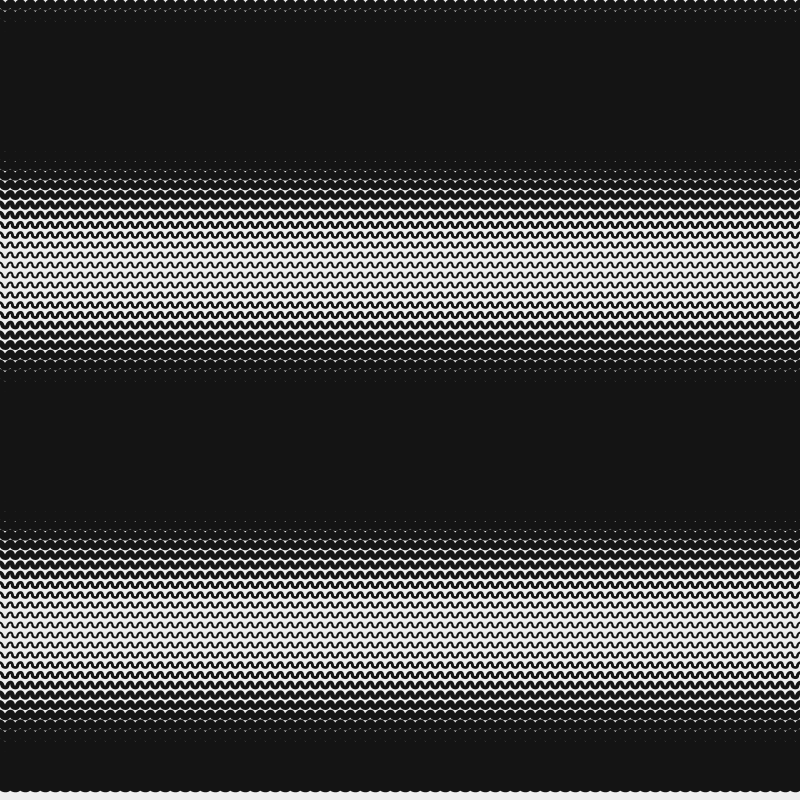
Frame 1 (no input)
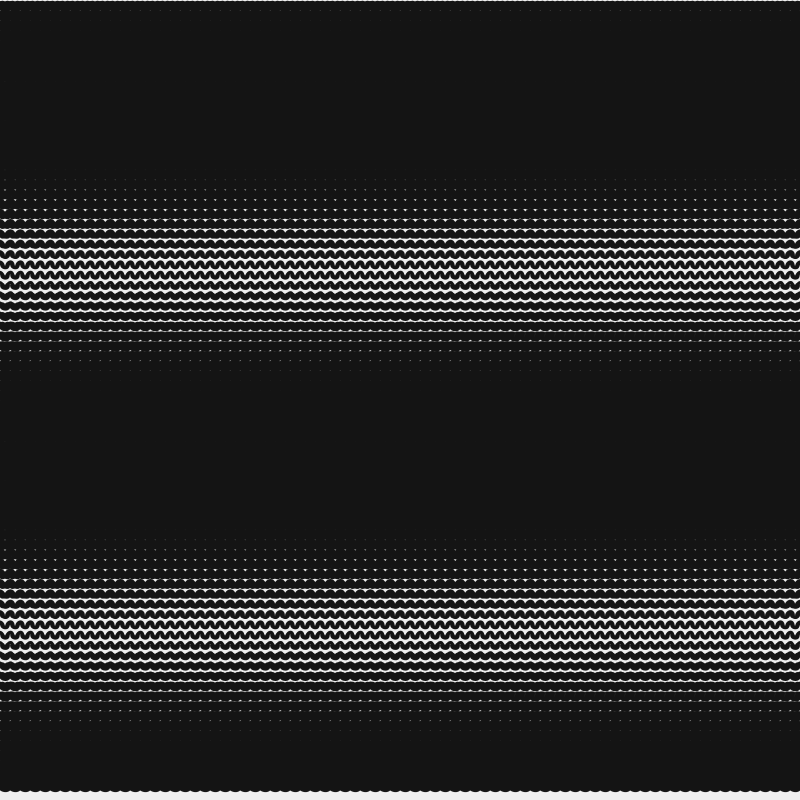
Frame 60 (the mouse pressed at the canvas centre just before this capture)
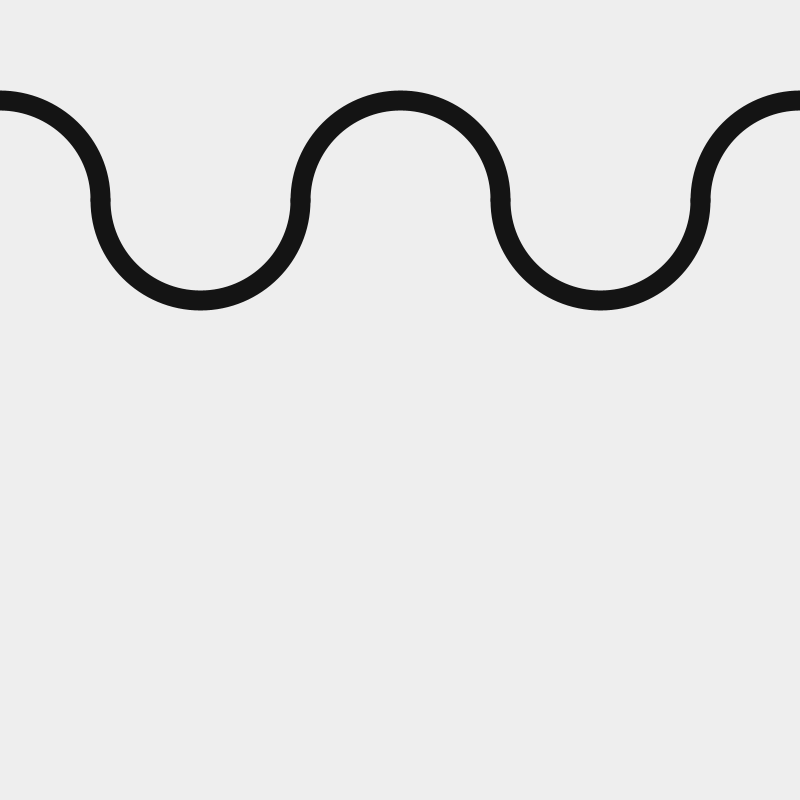
Frame 120 (the mouse held since frame 60 and released just before this capture)

The Processing sketch that drew these frames (run headless with seeded random() and noise(); from frame 60 on, the mouse is pressed at the canvas centre):

// Processing sketch: Tutorial03
// ── Tutorial03.pde
int counting = 0;
int fps = 60;

float arcSize = 200;

float sw, alpha;
float yStep = 10;

float maxWeight = 20;

void setup() 
{
    size(800, 800, JAVA2D);
    frameRate(fps);
}

void draw() 

{
    ++counting;
    int sec = counting/fps;
    int frameRest = counting % fps;

    float detailedSec = (float)counting/fps;

    background(#eeeeee);

    mouseX = constrain(mouseX, 10, width);
    mouseY = constrain(mouseY, 10, height);

    yStep = mouseY;
    arcSize = mouseX;

    noFill();
    stroke(20);
    

    for(float y = arcSize/2; y< height-arcSize/2; y+= yStep)
    {
        sw = min(map(sin(radians(y+alpha)),-1,1,2,yStep),maxWeight);
        strokeWeight(sw);
        for (float x1 = arcSize/2;  x1 < width+arcSize; x1 += arcSize)
        {
            arc(x1,y,arcSize/2,arcSize/2,0.0,PI);
        }

        sw = min(map(sin(radians(y-alpha)),-1,1,2,yStep),maxWeight);
        strokeWeight(sw);
        for (float x2 = 0;  x2 < width+arcSize; x2 += arcSize)
        {
            arc(x2,y,arcSize/2,arcSize/2,PI,TWO_PI);
        }
    }

    alpha++;
}
